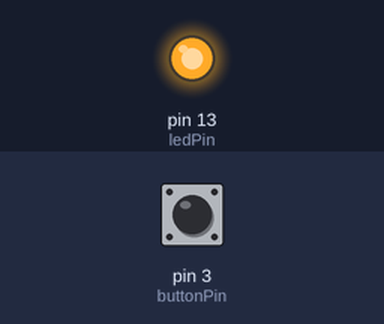
This sketch was run on a simulated Arduino Uno, built with avr-gcc and run on an emulated ATmega328P. On the bench: output pins drawn as LEDs (lit = HIGH). The inputs (shaded band) are chosen by the test bench; at power-on: pin 3 (buttonPin) HIGH. What the sketch prints to the serial monitor is not drawn.

Above: at 1.2 s.
1.3 s: pin 3 (buttonPin) pulled LOW for 0.15 s
At 1.37 s:
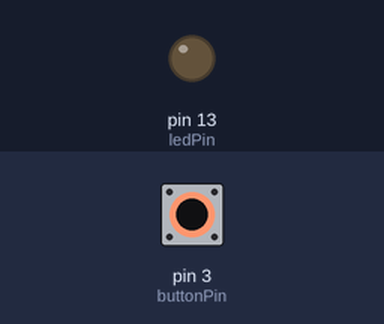
2.9 s: pin 3 (buttonPin) pulled LOW for 3.2 s
At 6.6 s:
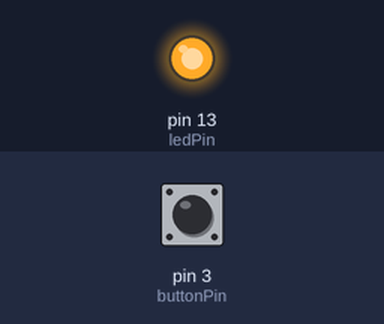
Timing chart, 0 to 8.1 s (numbered marks = the images above; inputs shaded):
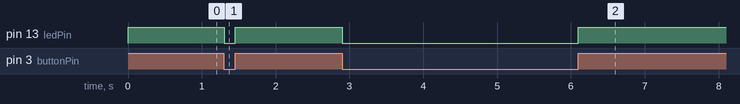

Measured:
- after the input at 1.3 s, pin 13 (ledPin): HIGH → LOW at once, → HIGH 0.15 s later
- after the input at 2.9 s, pin 13 (ledPin): HIGH → LOW at once, → HIGH 3.2 s later

The sketch:

praktikum1.ino
```cpp
const int buttonPin = 3;
const int ledPin = LED_BUILTIN;


void setup() {
  Serial.begin(9600);

  while (!Serial) {
    delay(1);
  }

  pinMode(buttonPin, INPUT_PULLUP);
  pinMode(ledPin, OUTPUT);
}

void loop() {
  bool btnState = digitalRead(buttonPin);
  digitalWrite(ledPin, btnState);
  Serial.println(btnState);
}
```
